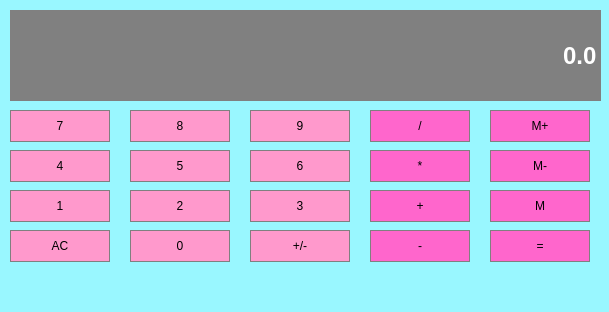
<?xml version="1.0" encoding="UTF-8"?>
<ui version="4.0">
 <class>Calculator</class>
 <widget class="QMainWindow" name="Calculator">
  <property name="geometry">
   <rect>
    <x>0</x>
    <y>0</y>
    <width>609</width>
    <height>312</height>
   </rect>
  </property>
  <property name="windowTitle">
   <string>Calculator</string>
  </property>
  <property name="styleSheet">
   <string notr="true">background-color: rgb(153, 247, 255);</string>
  </property>
  <widget class="QWidget" name="CentralWidget">
   <widget class="QLineEdit" name="Display">
    <property name="geometry">
     <rect>
      <x>10</x>
      <y>10</y>
      <width>591</width>
      <height>91</height>
     </rect>
    </property>
    <property name="sizePolicy">
     <sizepolicy hsizetype="Preferred" vsizetype="Expanding">
      <horstretch>0</horstretch>
      <verstretch>0</verstretch>
     </sizepolicy>
    </property>
    <property name="font">
     <font>
      <family>Arial</family>
      <pointsize>18</pointsize>
      <bold>true</bold>
     </font>
    </property>
    <property name="styleSheet">
     <string notr="true">QLineEdit {
	background-color: gray;
	border: 1px solid gray; 
	color: #ffffff;
}</string>
    </property>
    <property name="text">
     <string>0.0</string>
    </property>
    <property name="alignment">
     <set>Qt::AlignRight|Qt::AlignTrailing|Qt::AlignVCenter</set>
    </property>
   </widget>
   <widget class="QPushButton" name="Button1">
    <property name="geometry">
     <rect>
      <x>10</x>
      <y>190</y>
      <width>100</width>
      <height>32</height>
     </rect>
    </property>
    <property name="styleSheet">
     <string notr="true">QPushButton {
	background-color: #FF99CC;
	border: 1px solid gray; 
	padding: 5px; 
}

QPushButtonPressed {
	background-color: #A9A9A9;
	border: 1px solid gray; 
	padding: 5px; 
}</string>
    </property>
    <property name="text">
     <string>1</string>
    </property>
   </widget>
   <widget class="QPushButton" name="Clear">
    <property name="geometry">
     <rect>
      <x>10</x>
      <y>230</y>
      <width>100</width>
      <height>32</height>
     </rect>
    </property>
    <property name="styleSheet">
     <string notr="true">QPushButton {
	background-color: #FF99CC;
	border: 1px solid gray; 
	padding: 5px; 
}

QPushButtonPressed {
	background-color: #A9A9A9;
	border: 1px solid gray; 
	padding: 5px; 
}</string>
    </property>
    <property name="text">
     <string>AC</string>
    </property>
   </widget>
   <widget class="QPushButton" name="Button7">
    <property name="geometry">
     <rect>
      <x>10</x>
      <y>110</y>
      <width>100</width>
      <height>32</height>
     </rect>
    </property>
    <property name="styleSheet">
     <string notr="true">QPushButton {
	background-color: #FF99CC;
	border: 1px solid gray; 
	padding: 5px; 
}

QPushButtonPressed {
	background-color: #A9A9A9;
	border: 1px solid gray; 
	padding: 5px; 
}</string>
    </property>
    <property name="text">
     <string>7</string>
    </property>
   </widget>
   <widget class="QPushButton" name="Button4">
    <property name="geometry">
     <rect>
      <x>10</x>
      <y>150</y>
      <width>100</width>
      <height>32</height>
     </rect>
    </property>
    <property name="styleSheet">
     <string notr="true">QPushButton {
	background-color: #FF99CC;
	border: 1px solid gray; 
	padding: 5px; 
}

QPushButtonPressed {
	background-color: #A9A9A9;
	border: 1px solid gray; 
	padding: 5px; 
}</string>
    </property>
    <property name="text">
     <string>4</string>
    </property>
   </widget>
   <widget class="QPushButton" name="Button8">
    <property name="geometry">
     <rect>
      <x>130</x>
      <y>110</y>
      <width>100</width>
      <height>32</height>
     </rect>
    </property>
    <property name="styleSheet">
     <string notr="true">QPushButton {
	background-color: #FF99CC;
	border: 1px solid gray; 
	padding: 5px; 
}

QPushButtonPressed {
	background-color: #A9A9A9;
	border: 1px solid gray; 
	padding: 5px; 
}</string>
    </property>
    <property name="text">
     <string>8</string>
    </property>
   </widget>
   <widget class="QPushButton" name="Button5">
    <property name="geometry">
     <rect>
      <x>130</x>
      <y>150</y>
      <width>100</width>
      <height>32</height>
     </rect>
    </property>
    <property name="styleSheet">
     <string notr="true">QPushButton {
	background-color: #FF99CC;
	border: 1px solid gray; 
	padding: 5px; 
}

QPushButtonPressed {
	background-color: #A9A9A9;
	border: 1px solid gray; 
	padding: 5px; 
}</string>
    </property>
    <property name="text">
     <string>5</string>
    </property>
   </widget>
   <widget class="QPushButton" name="Button2">
    <property name="geometry">
     <rect>
      <x>130</x>
      <y>190</y>
      <width>100</width>
      <height>32</height>
     </rect>
    </property>
    <property name="styleSheet">
     <string notr="true">QPushButton {
	background-color: #FF99CC;
	border: 1px solid gray; 
	padding: 5px; 
}

QPushButtonPressed {
	background-color: #A9A9A9;
	border: 1px solid gray; 
	padding: 5px; 
}</string>
    </property>
    <property name="text">
     <string>2</string>
    </property>
   </widget>
   <widget class="QPushButton" name="Button0">
    <property name="geometry">
     <rect>
      <x>130</x>
      <y>230</y>
      <width>100</width>
      <height>32</height>
     </rect>
    </property>
    <property name="styleSheet">
     <string notr="true">QPushButton {
	background-color: #FF99CC;
	border: 1px solid gray; 
	padding: 5px; 
}

QPushButtonPressed {
	background-color: #A9A9A9;
	border: 1px solid gray; 
	padding: 5px; 
}</string>
    </property>
    <property name="text">
     <string>0</string>
    </property>
   </widget>
   <widget class="QPushButton" name="Button9">
    <property name="geometry">
     <rect>
      <x>250</x>
      <y>110</y>
      <width>100</width>
      <height>32</height>
     </rect>
    </property>
    <property name="styleSheet">
     <string notr="true">QPushButton {
	background-color: #FF99CC;
	border: 1px solid gray; 
	padding: 5px; 
}

QPushButtonPressed {
	background-color: #A9A9A9;
	border: 1px solid gray; 
	padding: 5px; 
}</string>
    </property>
    <property name="text">
     <string>9</string>
    </property>
   </widget>
   <widget class="QPushButton" name="Button6">
    <property name="geometry">
     <rect>
      <x>250</x>
      <y>150</y>
      <width>100</width>
      <height>32</height>
     </rect>
    </property>
    <property name="styleSheet">
     <string notr="true">QPushButton {
	background-color: #FF99CC;
	border: 1px solid gray; 
	padding: 5px; 
}

QPushButtonPressed {
	background-color: #A9A9A9;
	border: 1px solid gray; 
	padding: 5px; 
}</string>
    </property>
    <property name="text">
     <string>6</string>
    </property>
   </widget>
   <widget class="QPushButton" name="Button3">
    <property name="geometry">
     <rect>
      <x>250</x>
      <y>190</y>
      <width>100</width>
      <height>32</height>
     </rect>
    </property>
    <property name="styleSheet">
     <string notr="true">QPushButton {
	background-color: #FF99CC;
	border: 1px solid gray; 
	padding: 5px; 
}

QPushButtonPressed {
	background-color: #A9A9A9;
	border: 1px solid gray; 
	padding: 5px; 
}</string>
    </property>
    <property name="text">
     <string>3</string>
    </property>
   </widget>
   <widget class="QPushButton" name="Changesign">
    <property name="geometry">
     <rect>
      <x>250</x>
      <y>230</y>
      <width>100</width>
      <height>32</height>
     </rect>
    </property>
    <property name="styleSheet">
     <string notr="true">QPushButton {
	background-color: #FF99CC;
	border: 1px solid gray; 
	padding: 5px; 
}

QPushButtonPressed {
	background-color: #A9A9A9;
	border: 1px solid gray; 
	padding: 5px; 
}</string>
    </property>
    <property name="text">
     <string>+/-</string>
    </property>
   </widget>
   <widget class="QPushButton" name="Divide">
    <property name="geometry">
     <rect>
      <x>370</x>
      <y>110</y>
      <width>100</width>
      <height>32</height>
     </rect>
    </property>
    <property name="styleSheet">
     <string notr="true">QPushButton {
	background-color: #FF66CC;
	border: 1px solid gray; 
	padding: 5px; 
}

QPushButtonPressed {
	background-color: #A9A9A9;
	border: 1px solid gray; 
	padding: 5px; 
}</string>
    </property>
    <property name="text">
     <string>/</string>
    </property>
   </widget>
   <widget class="QPushButton" name="Multiply">
    <property name="geometry">
     <rect>
      <x>370</x>
      <y>150</y>
      <width>100</width>
      <height>32</height>
     </rect>
    </property>
    <property name="styleSheet">
     <string notr="true">QPushButton {
	background-color: #FF66CC;
	border: 1px solid gray; 
	padding: 5px; 
}

QPushButtonPressed {
	background-color: #A9A9A9;
	border: 1px solid gray; 
	padding: 5px; 
}</string>
    </property>
    <property name="text">
     <string>*</string>
    </property>
   </widget>
   <widget class="QPushButton" name="Add">
    <property name="geometry">
     <rect>
      <x>370</x>
      <y>190</y>
      <width>100</width>
      <height>32</height>
     </rect>
    </property>
    <property name="styleSheet">
     <string notr="true">QPushButton {
	background-color: #FF66CC;
	border: 1px solid gray; 
	padding: 5px; 
}

QPushButtonPressed {
	background-color: #A9A9A9;
	border: 1px solid gray; 
	padding: 5px; 
}</string>
    </property>
    <property name="text">
     <string>+</string>
    </property>
   </widget>
   <widget class="QPushButton" name="Subtract">
    <property name="geometry">
     <rect>
      <x>370</x>
      <y>230</y>
      <width>100</width>
      <height>32</height>
     </rect>
    </property>
    <property name="styleSheet">
     <string notr="true">QPushButton {
	background-color: #FF66CC;
	border: 1px solid gray; 
	padding: 5px; 
}

QPushButtonPressed {
	background-color: #A9A9A9;
	border: 1px solid gray; 
	padding: 5px; 
}</string>
    </property>
    <property name="text">
     <string>-</string>
    </property>
   </widget>
   <widget class="QPushButton" name="MemAdd">
    <property name="geometry">
     <rect>
      <x>490</x>
      <y>110</y>
      <width>100</width>
      <height>32</height>
     </rect>
    </property>
    <property name="styleSheet">
     <string notr="true">QPushButton {
	background-color: #FF66CC;
	border: 1px solid gray; 
	padding: 5px; 
}

QPushButtonPressed {
	background-color: #A9A9A9;
	border: 1px solid gray; 
	padding: 5px; 
}</string>
    </property>
    <property name="text">
     <string>M+</string>
    </property>
   </widget>
   <widget class="QPushButton" name="MemClear">
    <property name="geometry">
     <rect>
      <x>490</x>
      <y>150</y>
      <width>100</width>
      <height>32</height>
     </rect>
    </property>
    <property name="styleSheet">
     <string notr="true">QPushButton {
	background-color: #FF66CC;
	border: 1px solid gray; 
	padding: 5px; 
}

QPushButtonPressed {
	background-color: #A9A9A9;
	border: 1px solid gray; 
	padding: 5px; 
}</string>
    </property>
    <property name="text">
     <string>M-</string>
    </property>
   </widget>
   <widget class="QPushButton" name="MemGet">
    <property name="geometry">
     <rect>
      <x>490</x>
      <y>190</y>
      <width>100</width>
      <height>32</height>
     </rect>
    </property>
    <property name="styleSheet">
     <string notr="true">QPushButton {
	background-color: #FF66CC;
	border: 1px solid gray; 
	padding: 5px; 
}

QPushButtonPressed {
	background-color: #A9A9A9;
	border: 1px solid gray; 
	padding: 5px; 
}</string>
    </property>
    <property name="text">
     <string>M</string>
    </property>
   </widget>
   <widget class="QPushButton" name="Equals">
    <property name="geometry">
     <rect>
      <x>490</x>
      <y>230</y>
      <width>100</width>
      <height>32</height>
     </rect>
    </property>
    <property name="styleSheet">
     <string notr="true">QPushButton {
	background-color: #FF66CC;
	border: 1px solid gray; 
	padding: 5px; 
}

QPushButtonPressed {
	background-color: #A9A9A9;
	border: 1px solid gray; 
	padding: 5px; 
}</string>
    </property>
    <property name="text">
     <string>=</string>
    </property>
   </widget>
  </widget>
  <widget class="QMenuBar" name="menubar">
   <property name="geometry">
    <rect>
     <x>0</x>
     <y>0</y>
     <width>609</width>
     <height>24</height>
    </rect>
   </property>
  </widget>
  <widget class="QStatusBar" name="statusbar"/>
 </widget>
 <resources/>
 <connections/>
</ui>
